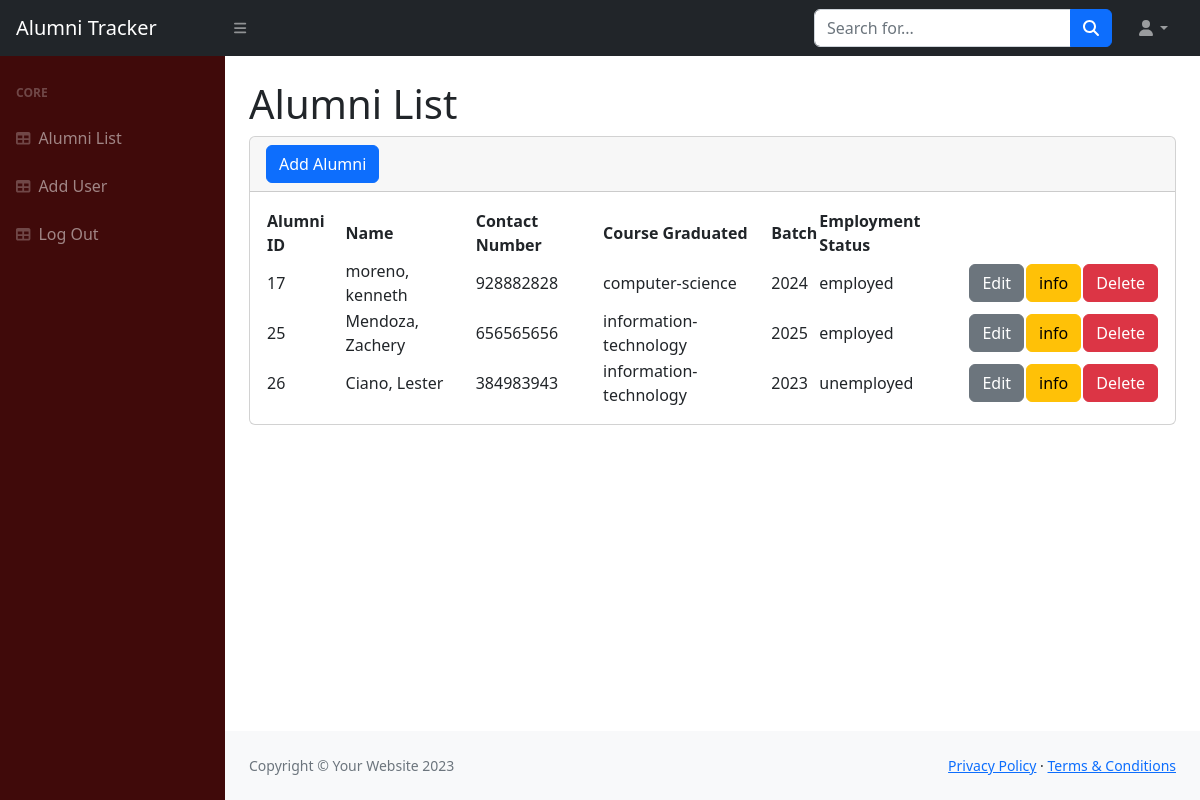
/startbootstrap-sb-admin-gh-pages/alumni_view.php, run on the app's committed database.
### tables this page shows
CREATE TABLE `alumni_list` (
  `studentnumber` int(11) NOT NULL,
  `lastname` varchar(50) NOT NULL,
  `firstname` varchar(50) NOT NULL,
  `middlename` varchar(50) NOT NULL,
  `gender` varchar(50) NOT NULL,
  `birthdate` date NOT NULL,
  `batch` varchar(50) NOT NULL,
  `course` varchar(50) NOT NULL,
  `contactnumber` int(50) NOT NULL,
  `employmentstatus` varchar(50) NOT NULL,
  `id` int(99) NOT NULL
);

### startbootstrap-sb-admin-gh-pages/alumni_view.php (the view, shortened to what this page needs)
<?php
$con = mysqli_connect(DB_SERVER, DB_USERNAME, DB_PASSWORD, DB_NAME);
$sql = "SELECT * FROM alumni_list";
$result = mysqli_query($con, $sql);
?>
<!DOCTYPE html>
<html lang="en">
    <head>
        <link href="https://cdn.jsdelivr.net/npm/simple-datatables@7.1.2/dist/style.min.css" rel="stylesheet" />
        <link href="css/styles.css" rel="stylesheet" />
    </head>
    <body class="sb-nav-fixed">
        <nav class="sb-topnav navbar navbar-expand navbar-dark bg-dark">
            <a class="navbar-brand ps-3" >Alumni Tracker</a>
            <button class="btn btn-link btn-sm order-1 order-lg-0 me-4 me-lg-0" id="sidebarToggle" href="#!"><i class="fas fa-bars"></i></button>
            <form class="d-none d-md-inline-block form-inline ms-auto me-0 me-md-3 my-2 my-md-0">
                <div class="input-group">
                    <input class="form-control" type="text" placeholder="Search for..." aria-label="Search for..." aria-describedby="btnNavbarSearch" />
                    <button class="btn btn-primary" id="btnNavbarSearch" type="button"><i class="fas fa-search"></i></button>
                </div>
            </form>
            <ul class="navbar-nav ms-auto ms-md-0 me-3 me-lg-4">
                <li class="nav-item dropdown">
                    <a class="nav-link dropdown-toggle" id="navbarDropdown" href="#" role="button" data-bs-toggle="dropdown" aria-expanded="false"><i class="fas fa-user fa-fw"></i></a>
                </li>
            </ul>
        </nav>
        <div id="layoutSidenav">
            <div id="layoutSidenav_nav">
                <nav class="sb-sidenav accordion sb-sidenav-dark" id="sidenavAccordion">
                    <div class="sb-sidenav-menu">
                        <div class="nav">
                            <div class="sb-sidenav-menu-heading">Core</div>
                            <a class="nav-link" href="alumni_view.php">
                                <div class="sb-nav-link-icon"><i class="fas fa-table"></i></div>
                                Alumni List
                            </a>
                            <a class="nav-link" href="register.html">
                                <div class="sb-nav-link-icon"><i class="fas fa-table"></i></div>
                                Add User
                            </a>
                            <a class="nav-link" href="login.html">
                                <div class="sb-nav-link-icon"><i class="fas fa-table"></i></div>
                                Log Out
                            </a>
                        </div>
                    </div>
                </nav>
            </div>
            <div id="layoutSidenav_content">
                <main>
                    <div class="container-fluid px-4">
                        <h1 class="mt-4">Alumni List</h1>
                        <div class="card mb-4">
                            <div class="card-header">
                                <button type="button" class="btn btn-primary ms-auto" data-bs-toggle="modal" data-bs-target="#addStudentModal">Add Alumni</button>
                            </div>
                            <div class="card-body">
                                <table id="datatablesSimple">
                                    <thead>
                                        <tr>
                                            <th>Alumni ID</th>
                                            <th>Name</th>
                                            <th>Contact Number</th>
                                            <th>Course Graduated</th>
                                            <th>Batch</th>
                                            <th>Employment Status</th>
                                            <th></th>
                                            <th></th>
                                            <th></th>
                                        </tr>
                                    </thead>
                                    <tbody>
                                    <?php
                                        while ($row = mysqli_fetch_assoc($result)) {
                                            $lastname =  $row['lastname'];
                                            $firstname = $row['firstname'];
                                            $contactnumber = $row['contactnumber'];
                                            $course = $row['course'];
                                            $employmentstatus   = $row['employmentstatus'];
                                            $id = $row['id'];
                                            $batch = $row['batch'];
                                            echo "
                                                <tr>
                                                <td>$id</td>
                                                <td>$lastname, $firstname</td>
                                                <td>$contactnumber</td>
                                                <td>$course</td>
                                                <td>$batch</td>
                                                <td>$employmentstatus</td>
                                                    <td>
                                                    <button type='button' class='btn btn-secondary ms-auto' data-bs-toggle='modal' data-bs-target='#editStudentModal'>Edit</button>
                                                    </td>
                                                    <td>
                                                    <a href='view_more.php?id=$id>' class='btn btn-warning'>info</a>
                                                    </td>
                                                    <td>
                                                    <a href='alumni_delete.php?deleteid=$id>' class='btn btn-danger'>Delete</a>
                                                    </td>
                                                        </tr>
                                                    ";
                                        }
                                        ?>
                                    </tbody>
                                </table>
                            </div>
                        </div>
                    </div>
                </main>
                <footer class="py-4 bg-light mt-auto">
                    <div class="container-fluid px-4">
                        <div class="d-flex align-items-center justify-content-between small">
                            <div class="text-muted">Copyright &copy; Your Website 2023</div>
                            <div>
                                <a href="#">Privacy Policy</a>
                                &middot;
                                <a href="#">Terms &amp; Conditions</a>
                            </div>
                        </div>
                    </div>
                </footer>
            </div>
        </div>
    </body>
</html>

### data on the page
alumni_list: id "17", lastname "moreno", firstname "kenneth", contactnumber "928882828", course "computer-science", batch "2024", employmentstatus "employed"
alumni_list: id "25", lastname "Mendoza", firstname "Zachery", contactnumber "656565656", course "information-technology", batch "2025", employmentstatus "employed"
alumni_list: id "26", lastname "Ciano", firstname "Lester", contactnumber "384983943", course "information-technology", batch "2023", employmentstatus "unemployed"
